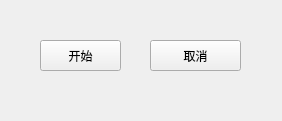
<?xml version="1.0" encoding="UTF-8"?>
<ui version="4.0">
 <class>Form</class>
 <widget class="QWidget" name="Form">
  <property name="geometry">
   <rect>
    <x>0</x>
    <y>0</y>
    <width>282</width>
    <height>121</height>
   </rect>
  </property>
  <property name="windowTitle">
   <string>JianShe</string>
  </property>
  <widget class="QPushButton" name="pushButton">
   <property name="geometry">
    <rect>
     <x>150</x>
     <y>40</y>
     <width>91</width>
     <height>31</height>
    </rect>
   </property>
   <property name="text">
    <string>取消</string>
   </property>
  </widget>
  <widget class="QPushButton" name="pushButton_2">
   <property name="geometry">
    <rect>
     <x>40</x>
     <y>40</y>
     <width>81</width>
     <height>31</height>
    </rect>
   </property>
   <property name="text">
    <string>开始</string>
   </property>
  </widget>
 </widget>
 <resources/>
 <connections>
  <connection>
   <sender>pushButton</sender>
   <signal>clicked()</signal>
   <receiver>Form</receiver>
   <slot>clickExec()</slot>
   <hints>
    <hint type="sourcelabel">
     <x>209</x>
     <y>62</y>
    </hint>
    <hint type="destinationlabel">
     <x>153</x>
     <y>91</y>
    </hint>
   </hints>
  </connection>
  <connection>
   <sender>pushButton_2</sender>
   <signal>clicked()</signal>
   <receiver>Form</receiver>
   <slot>startClick()</slot>
   <hints>
    <hint type="sourcelabel">
     <x>61</x>
     <y>52</y>
    </hint>
    <hint type="destinationlabel">
     <x>34</x>
     <y>74</y>
    </hint>
   </hints>
  </connection>
 </connections>
 <slots>
  <signal>click()</signal>
  <slot>clickExec()</slot>
  <slot>startClick()</slot>
 </slots>
</ui>
